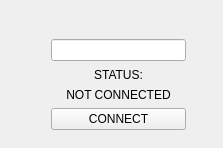
<?xml version="1.0" encoding="UTF-8"?>
<ui version="4.0">
 <class>ClientConnecting</class>
 <widget class="QWidget" name="ClientConnecting">
  <property name="geometry">
   <rect>
    <x>0</x>
    <y>0</y>
    <width>223</width>
    <height>148</height>
   </rect>
  </property>
  <property name="windowTitle">
   <string>Form</string>
  </property>
  <widget class="QWidget" name="layoutWidget">
   <property name="geometry">
    <rect>
     <x>51</x>
     <y>39</y>
     <width>135</width>
     <height>91</height>
    </rect>
   </property>
   <layout class="QVBoxLayout" name="verticalLayout_2">
    <item>
     <widget class="QLineEdit" name="lineEdit"/>
    </item>
    <item>
     <layout class="QVBoxLayout" name="verticalLayout">
      <item>
       <widget class="QLabel" name="label">
        <property name="text">
         <string>STATUS:</string>
        </property>
        <property name="alignment">
         <set>Qt::AlignCenter</set>
        </property>
       </widget>
      </item>
      <item>
       <widget class="QLabel" name="status_bar">
        <property name="text">
         <string>NOT CONNECTED</string>
        </property>
        <property name="alignment">
         <set>Qt::AlignCenter</set>
        </property>
       </widget>
      </item>
     </layout>
    </item>
    <item>
     <widget class="QPushButton" name="pushButton">
      <property name="text">
       <string>CONNECT</string>
      </property>
     </widget>
    </item>
   </layout>
  </widget>
 </widget>
 <resources/>
 <connections/>
</ui>
